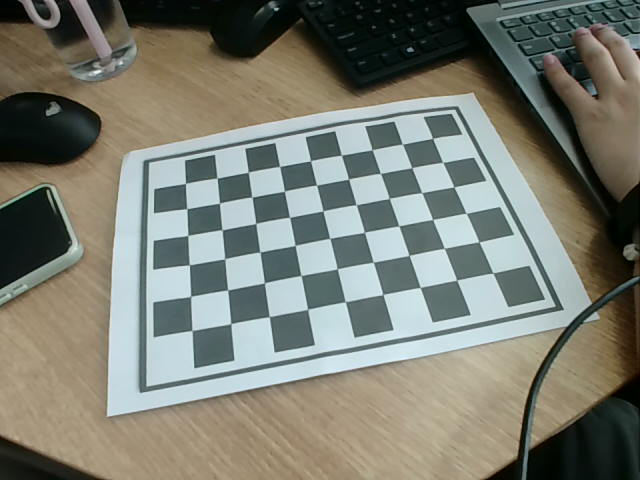
#> input picture data/camera/left_004.png, 640 x 480 px, given as the content of the folder data/lenacv-camera, which was not available
$ python mono_camera_calibration.py
#> lines starting #> are read from the running program, lines starting #| are printed output that depends on the picture; pictures that were not available may be replaced by others from this repository, and a replacement may not be noted
# -*-coding: utf-8 -*-

import os
import numpy as np
import cv2
import argparse
import glob
import matplotlib.pylab as plt
from tqdm import tqdm
from core.utils import file_storage


class Calibrator(object):
    """Apply camera calibrate operation for images in the given directory path."""

    def __init__(self):
        self.image_size = None  # 图像尺寸（W, H）
        # Arrays to store object points and image points from all the images.
        self.points_world_xyz = []  # 3d point in real world space,世界坐标
        self.points_pixel_xy = []  # 2d points in image plane,像素坐标

    @staticmethod
    def get_image_list(image_dir, prefix="", image_format="jpg"):
        """获得棋盘格图片"""
        image_dir = os.path.join(image_dir, prefix + '*.' + image_format)
        image_list = glob.glob(image_dir)
        image_list.sort()
        assert len(image_list) > 0, Exception("Error:images is empty:{}".format(image_dir))
        return image_list

    def calibrate_camera(self, image_dir, width, height, square_size, prefix="", image_format="jpg", show=False):
        """
        :param image_dir: chessboard image directory path
        :param width: chessboard width size
        :param height: chessboard height size
        :param square_size: chessboard square size(mm)
        :param prefix: image prefix
        :param image_format: image format, png/jpg
        :param show: show_2dimage result
        :return: mtx： 相机内参矩阵
                 dist: 畸变系数矩阵
        """
#> called with image_dir = 'data/lenacv-camera', width = 8, height = 11, square_size = 20, prefix = 'left', image_format = 'png', show = False
        print(f"开始标定过程...")
        print(f"参数设置:")
        print(f"- 图片目录: {image_dir}")
        print(f"- 图片前缀: {prefix}")
        print(f"- 图片格式: {image_format}")
        print(f"- 棋盘格尺寸: {width}x{height}")
        print(f"- 方格大小: {square_size}mm")

        image_list = self.get_image_list(image_dir, prefix, image_format)
        print(f"找到 {len(image_list)} 张图片")

        assert len(image_list) > 0, Exception("Error:images is empty:{}".format(image_dir))
        # termination criteria
        criteria = (cv2.TERM_CRITERIA_MAX_ITER + cv2.TERM_CRITERIA_EPS, 100, 0.0001)
        # prepare object points, like (0,0,0), (1,0,0), (2,0,0) ....,(8,6,0)
        point_world_xyz = np.zeros((height * width, 3), np.float32)
        point_world_xyz[:, :2] = np.mgrid[0:width, 0:height].T.reshape(-1, 2)
        point_world_xyz = point_world_xyz * square_size  # Create real world coords. Use your metric.

        # Iterate through the pairs and find chessboard corners. Add them to arrays
        # If openCV can't find the corners in an image, we discard the image.
        valid_images = 0
        for filename in tqdm(image_list):
            try:
                img = cv2.imread(filename)
#> img is the input picture: shape (480, 640, 3); mean B, G, R 114.2, 124.8, 122.6
                if img is None:
                    print(f"无法读取图片: {filename}")
                    continue

                if len(img.shape) == 2:
                    gray = img
                else:
                    gray = cv2.cvtColor(img, cv2.COLOR_BGR2GRAY)
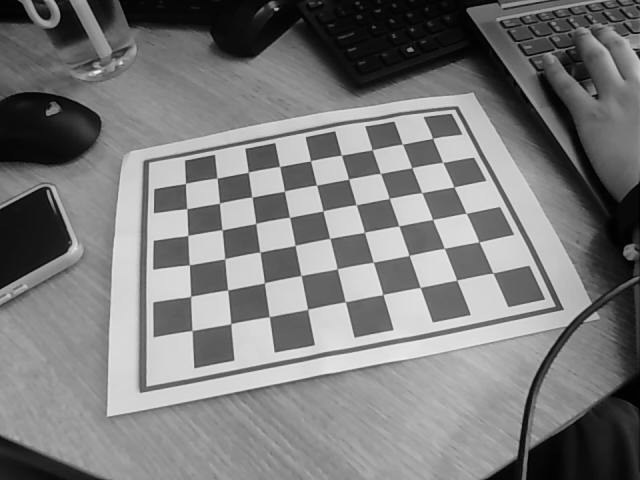
#> gray: shape (480, 640); min 0, max 247, mean 122.9

                if self.image_size is None:
                    self.image_size = gray.shape[::-1]  # (W,H)
#> self.image_size = (640, 480)
                    print(f"图像尺寸: {self.image_size}")
#| 图像尺寸: (640, 480)
                else:
                    if gray.shape[::-1] != self.image_size:
                        print(f"警告: 图片尺寸不一致 {filename}: {gray.shape[::-1]} vs {self.image_size}")
                        continue

                # 角点粗检测:Find the chess board corners
                # patternSize = (columns(width), rows(height))
                ret, corners = cv2.findChessboardCorners(gray, (width, height), None)
#> ret = False; corners = None

                # If found, add object points, image points (after refining them)
                if ret:
                    valid_images += 1
                    # 角点精检测
                    winSize = (9, 9)
                    corners2 = cv2.cornerSubPix(gray, corners, winSize, (-1, -1), criteria)
                    self.points_world_xyz.append(point_world_xyz)
                    self.points_pixel_xy.append(corners2)

                    # Draw and display the corners
                    if show:
                        img = cv2.drawChessboardCorners(img, (width, height), corners2, ret)
                        cv2.namedWindow("Chessboard", flags=cv2.WINDOW_NORMAL)
                        cv2.imshow("Chessboard", img)
                        cv2.waitKey(1)
                else:
                    print(f"未检测到棋盘格: {filename}")
                    continue

            except Exception as e:
                print(f"处理图片时出错 {filename}: {str(e)}")
                continue

        print(f"\n标定统计:")
        print(f"- 总图片数: {len(image_list)}")
        print(f"- 有效图片数: {valid_images}")

        if len(self.points_world_xyz) == 0:
            raise Exception("没有找到任何有效的棋盘格图片！")

        print("\n开始计算相机参数...")
        ret, mtx, dist, rvecs, tvecs = self.calibrate()
        return mtx, dist

    # [51 lines left out: functions calibrate, rectify_test, rectify, save_result, not called in this run]


def str2bool(v):
    return v.lower() in ('yes', 'true', 't', 'y', '1')


def get_parser():
    image_dir = "data/lenacv-camera"
    save_dir = "configs/lenacv-camera"
    prefix = "left"
    # prefix = "right"
    width = 8
    height = 11
    image_format = "png"
    square_size = 20  # mm
    parser = argparse.ArgumentParser(description='Camera calibrate')
    parser.add_argument('--image_dir', type=str, default=image_dir, help='image directory path')
    parser.add_argument('--prefix', type=str, default=prefix, help='image prefix')
    parser.add_argument('--image_format', type=str, default=image_format, help='image format, png/jpg')
    parser.add_argument('--square_size', type=float, default=square_size, help='chessboard square size(mm)')
    parser.add_argument('--width', type=int, default=width, help='chessboard width size')
    parser.add_argument('--height', type=int, default=height, help='chessboard height size')
    parser.add_argument('--save_dir', type=str, default=save_dir, help='YML file to save calibrate matrices')
    parser.add_argument('--show', type=str2bool, nargs='?', const=True, default=False, help='Turn on or turn off flag')  # 修改默认值为False
    return parser


if __name__ == '__main__':
    args = get_parser().parse_args()
    calibrator = Calibrator()
    try:
        mtx, dist = calibrator.calibrate_camera(image_dir=args.image_dir,
                                              width=args.width,
                                              height=args.height,
                                              square_size=args.square_size,
                                              prefix=args.prefix,
                                              image_format=args.image_format,
                                              show=args.show)
        calibrator.save_result(args.save_dir, args.prefix, mtx, dist)
    except Exception as e:
        print(f"标定过程出错: {e}")
    finally:
        cv2.destroyAllWindows()  # 确保所有窗口都被关闭

$ run again, on data/camera/left_006.png
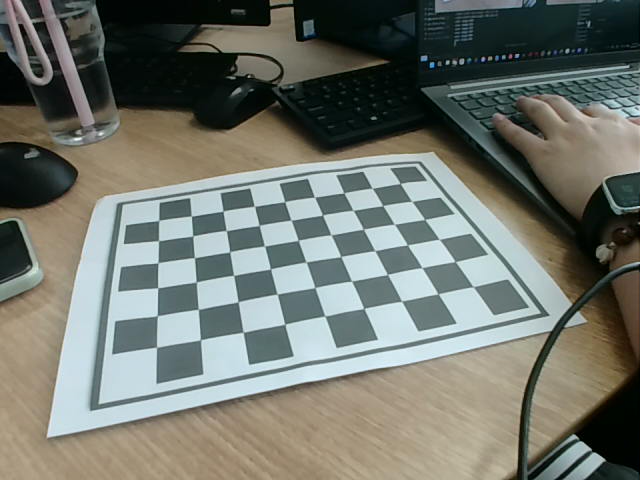
#> input picture data/camera/left_006.png, 640 x 480 px, given as the content of the folder data/lenacv-camera, which was not available
#> in calibrate_camera, img is the input picture: shape (480, 640, 3); mean B, G, R 109.2, 117.3, 113.1
#> in calibrate_camera, `gray = cv2.cvtColor(img, cv2.COLOR_BGR2GRAY)`:
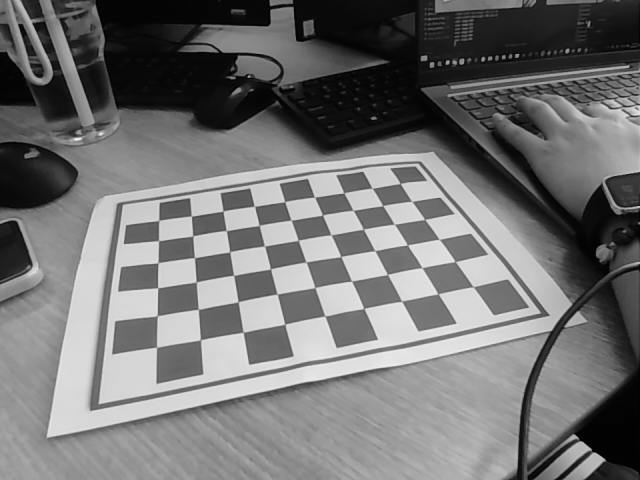
#> gray: shape (480, 640); min 0, max 251, mean 115.1
#| 图像尺寸: (640, 480)
#> ret = False; corners = None

$ run again, on data/camera/left_008.png
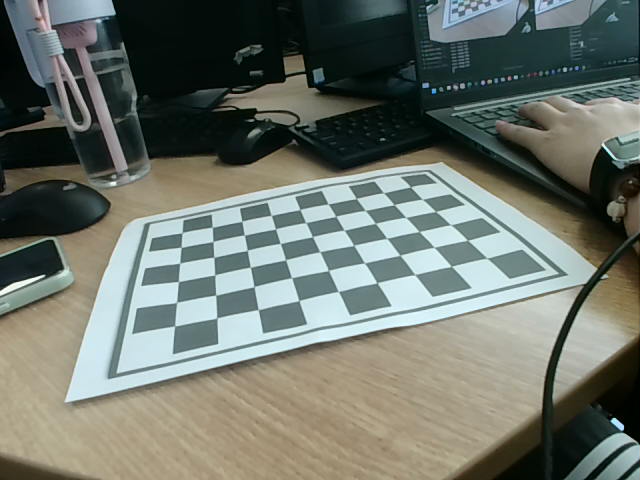
#> input picture data/camera/left_008.png, 640 x 480 px, given as the content of the folder data/lenacv-camera, which was not available
#> in calibrate_camera, img is the input picture: shape (480, 640, 3); mean B, G, R 108, 116.6, 110
#> in calibrate_camera, `gray = cv2.cvtColor(img, cv2.COLOR_BGR2GRAY)`:
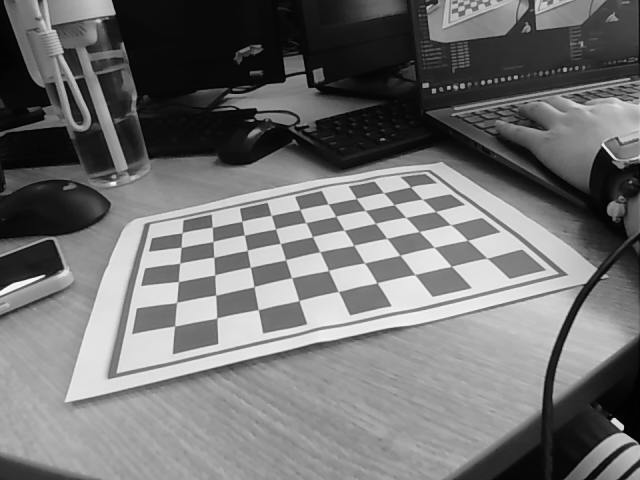
#> gray: shape (480, 640); min 0, max 254, mean 113.6
#| 图像尺寸: (640, 480)
#> ret = False; corners = None
